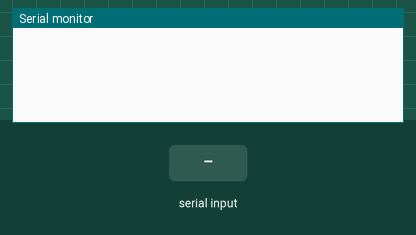
Bench run of a sketch on a simulated Arduino Uno, built with avr-gcc and run on an emulated ATmega328P. On the bench: the last lines printed to the serial monitor. The inputs (shaded band) are chosen by the test bench.

Above: at 1.2 s.
1.3 s: "1" received over Serial
At 3.5 s:
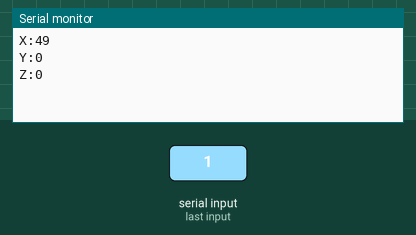
3.8 s: "0" received over Serial
At 5.2 s:
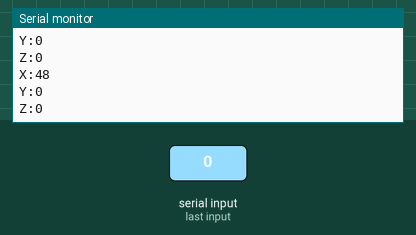
5.3 s: "2" received over Serial
At 6.7 s:
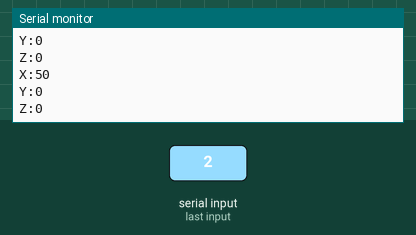

Measured:
- after the input at 1.3 s, the serial monitor: prints a new line after 1.0 s (image 1)
- after the input at 3.8 s, the serial monitor: prints a new line after 1.0 s (image 2)
- after the input at 5.3 s, the serial monitor: prints a new line after 1.0 s (image 3)

The sketch:

ttttttttt.ino
```cpp
// Serial Write
int counter = 0;
char telemetry[33];
void setup() {
  // put your setup code here, to run once:
  //Serial3.begin(9600);
  Serial.begin(115200);
}

void loop() {
  // put your main code here, to run repeatedly:
  if (Serial.available())
  {
    int bytes = Serial.readBytesUntil((char)0x4, telemetry, 4);
    Serial.print("X:");
    Serial.println((byte)telemetry[0]);
    Serial.print("Y:");
    Serial.println((byte)telemetry[1]);
    Serial.print("Z:");
    Serial.println((byte)telemetry[2]);
  }
}
```
